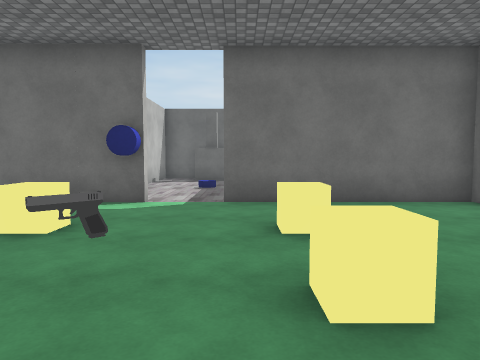
[1] (above)

24 first-person views from a walk through a scene from a Unity 3-D project. The camera is 1.44 m above the floor, tilts 4° down and sees 70° across. Doors are open. The floor is counted in squares, 1.44 m on a side. Each view is taken from the middle of a square. On the plan, view 1 faces up. The plan holds only what a view shows up to about 13 squares ahead; the rest is blank. The place goes on beyond the plan. The player is left out. Some surface patterns are stand-ins.

[2]
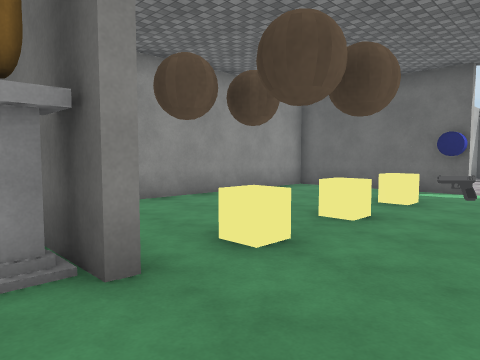

[3]
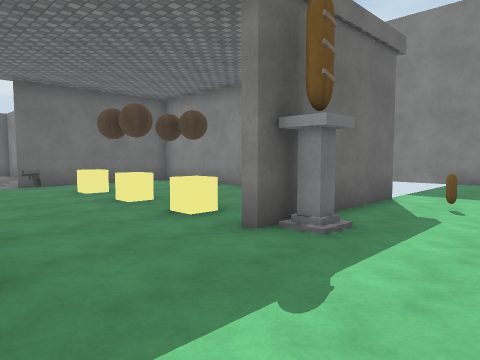

[4]
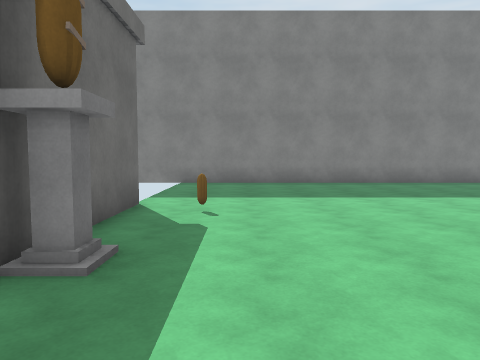

[5]
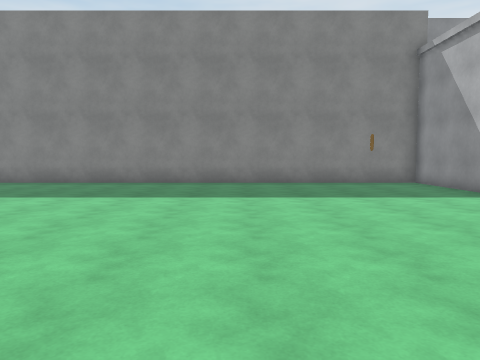

[6]
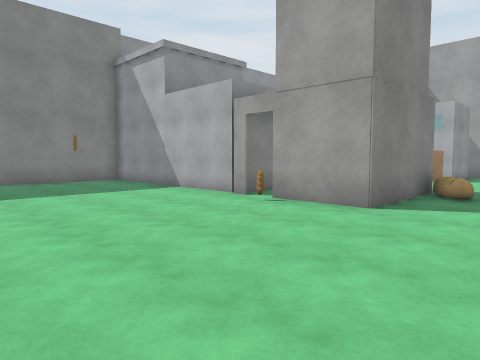

[7]
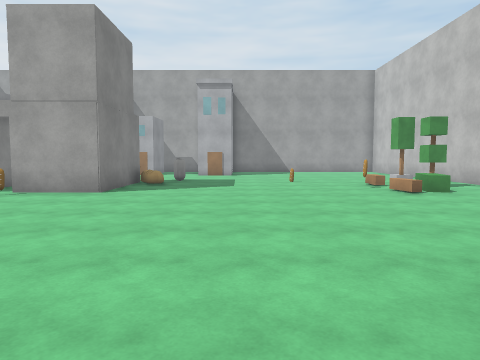

[8]
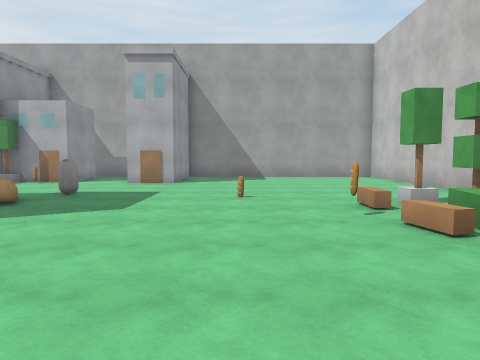

[9]
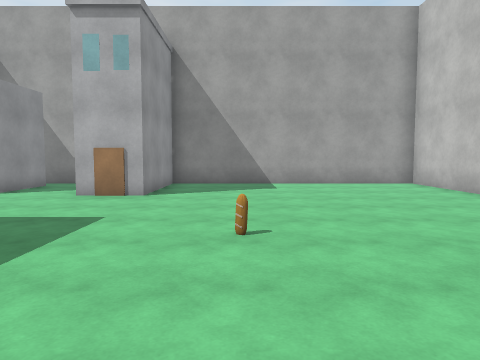

[10]
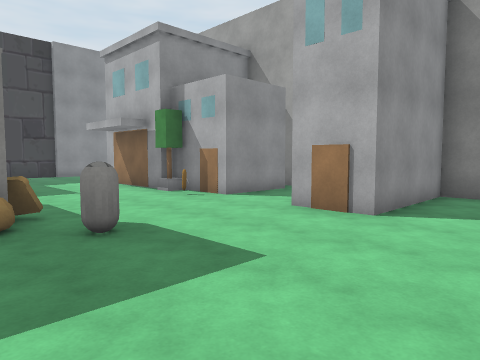

[11]
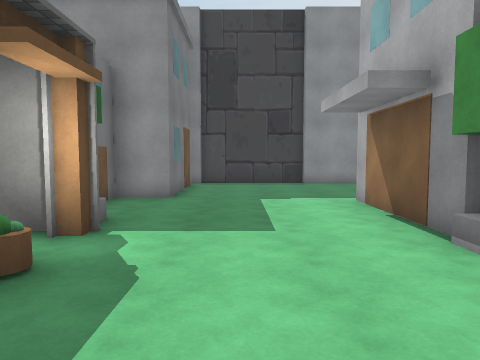

[12]
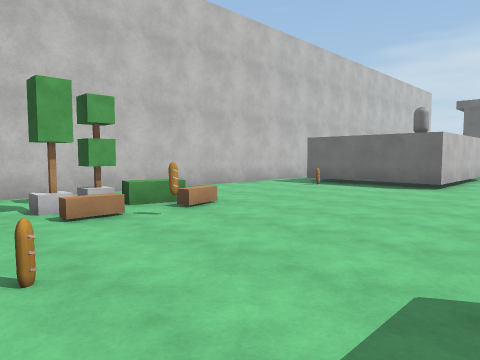

[13]
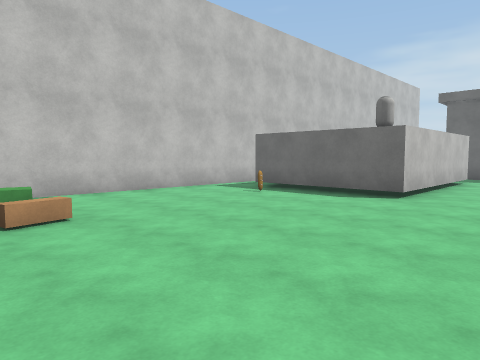

[14]
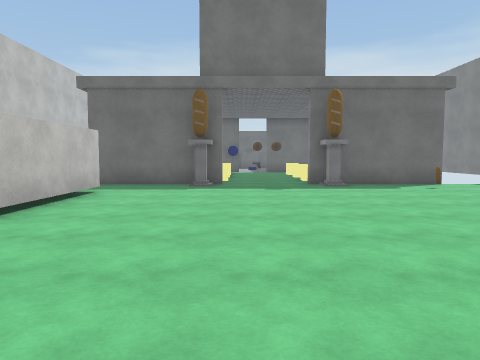

[15]
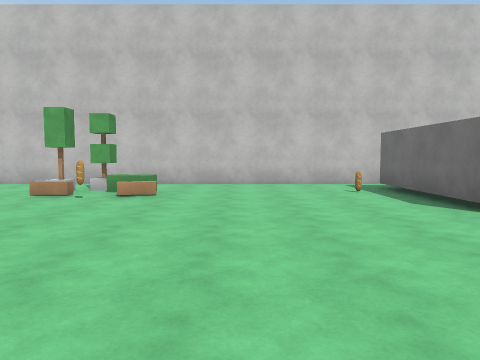

[16]
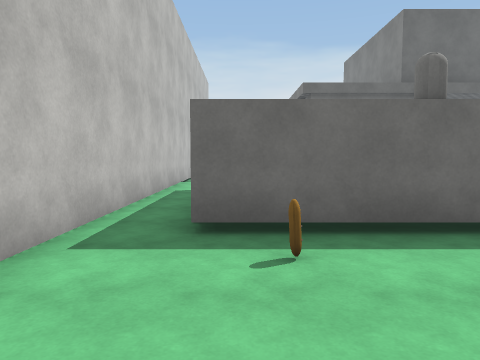

[17]
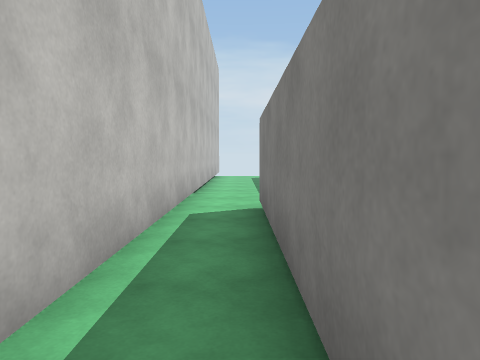

[18]
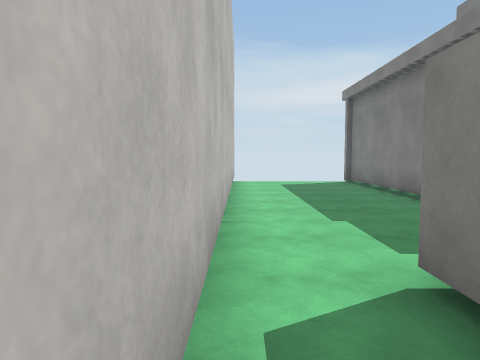

[19]
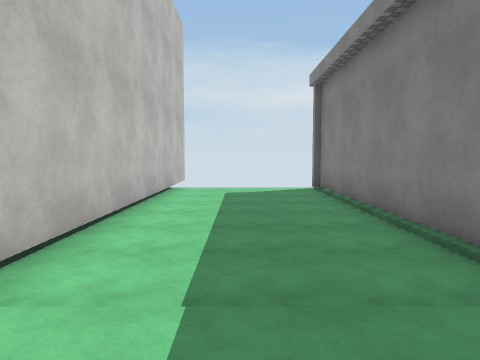

[20]
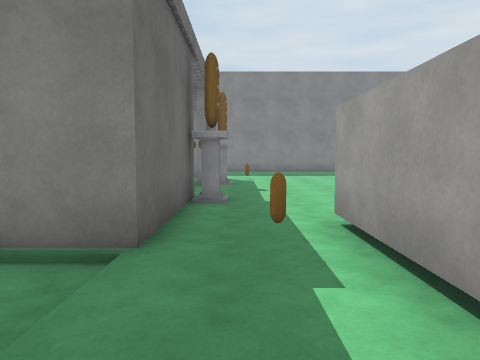

[21]
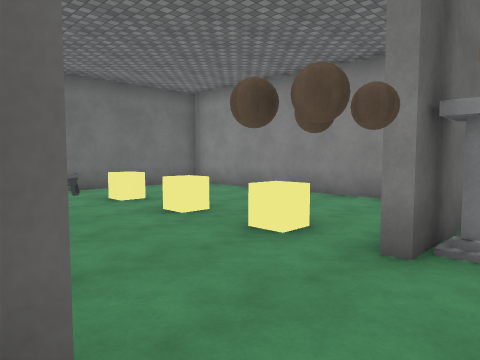

[22]
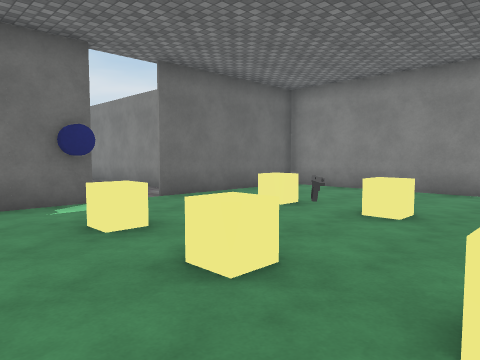

[23]
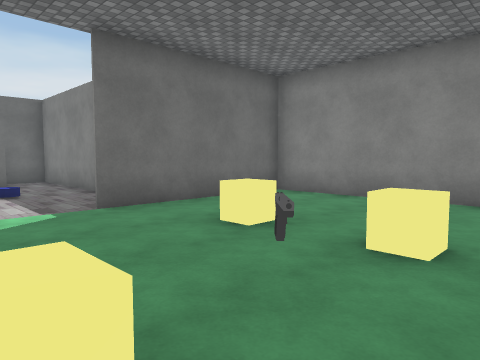

[24]
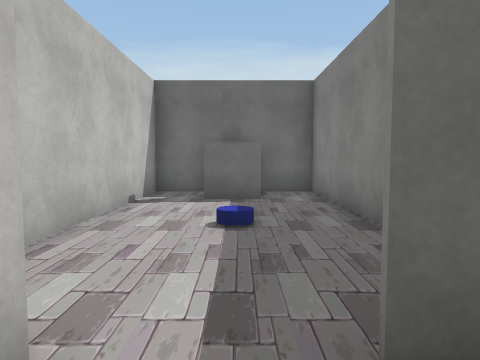

### Floor plan
Key: @ floor where view 1 was taken; # wall or solid block; x gap in a wall; . main floor; - floor 0.25 m lower than the main floor; / step, stairs or slope; D open door; C yellow cube; H house; B green block; T tree; W white capsule; R bread; E oven; O other object.
Columns run from 13 left of view 1 to 12 right of it. Each row starts with its distance up from view 1.
 16          #######
 15          #.EE..#
 14          #.....#
 13          #.....#
 12          #.....#
 11          #..O..#
 10          #.....#
  9          #.... #
  8 ##    #####DD.#####
  7 #-----#. ##.D##...#
  6 #-----#. .........#
  5 #-----#...C...C...#
  4 #-----# ..........#
  3 #-----# ..........#
  2 #-----#...C.O.C...#
  1 #-----#...........#
  0 #-----#...C..@C...#
 -1 #-----#  ........ #     #
 -2 #/////#####DDD#####.....#
 -3 #.....O..........O......#
 -4 #.......................#
 -5 #..#####................#
 -6 #..#   #................#
 -7 #..#   #................#
 -8 #..#   #................#
 -9 #..#   #................#
-10 #..#####................#
-11 #.......................#
-12 #...O...................#
-13 #.......................#
-14 #.......................#
-15 #.......................#
-16 #.......................#
-17 #............##O........#
-18 #..B.........#  .HHHHHHHH
-19 #..T.O.......#  .H
-20 #..T........O#  .H HH
-21 #......O.....R OxT...HHHH#
-22 #..........W.............#
-23 #........................#
-24 #........................#
-25 #.............O..........#
-26 #.........HH..HHTHHH.....#
-27 #.........H ..H        ..#
-28 #.........H ..H
-29 #.........H  ..
-30 ##########   ##

Positions as (right, up) in squares from view 1, and headings:
1: (0, 0), facing up
2: (0, -3), facing up-left
3: (-3, -5), facing up-right
4: (-2, -4), facing right
5: (-2, -11), facing right
6: (-3, -11), facing down-right
7: (-4, -8), facing down
8: (-6, -13), facing down
9: (-6, -17), facing down
10: (-6, -20), facing down-right
11: (-1, -23), facing right
12: (-3, -22), facing up-left
13: (-3, -19), facing up-left
14: (-2, -14), facing up
15: (0, -15), facing left
16: (-10, -15), facing up
17: (-11, -11), facing up
18: (-12, -7), facing up
19: (-10, -4), facing up
20: (-11, -3), facing right
21: (-3, -3), facing up-right
22: (-5, 0), facing up-right
23: (-3, 1), facing up-right
24: (-1, 6), facing up
